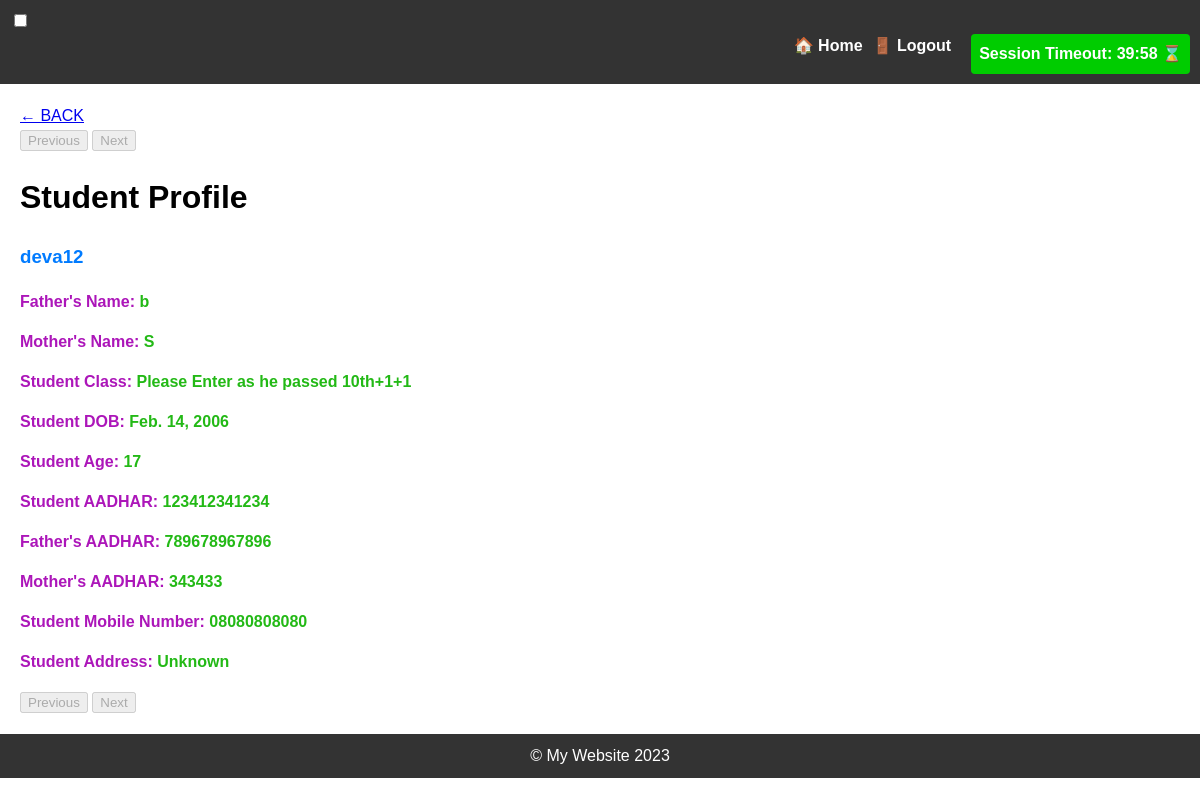
Before: /student/11/next/ with the older database file.
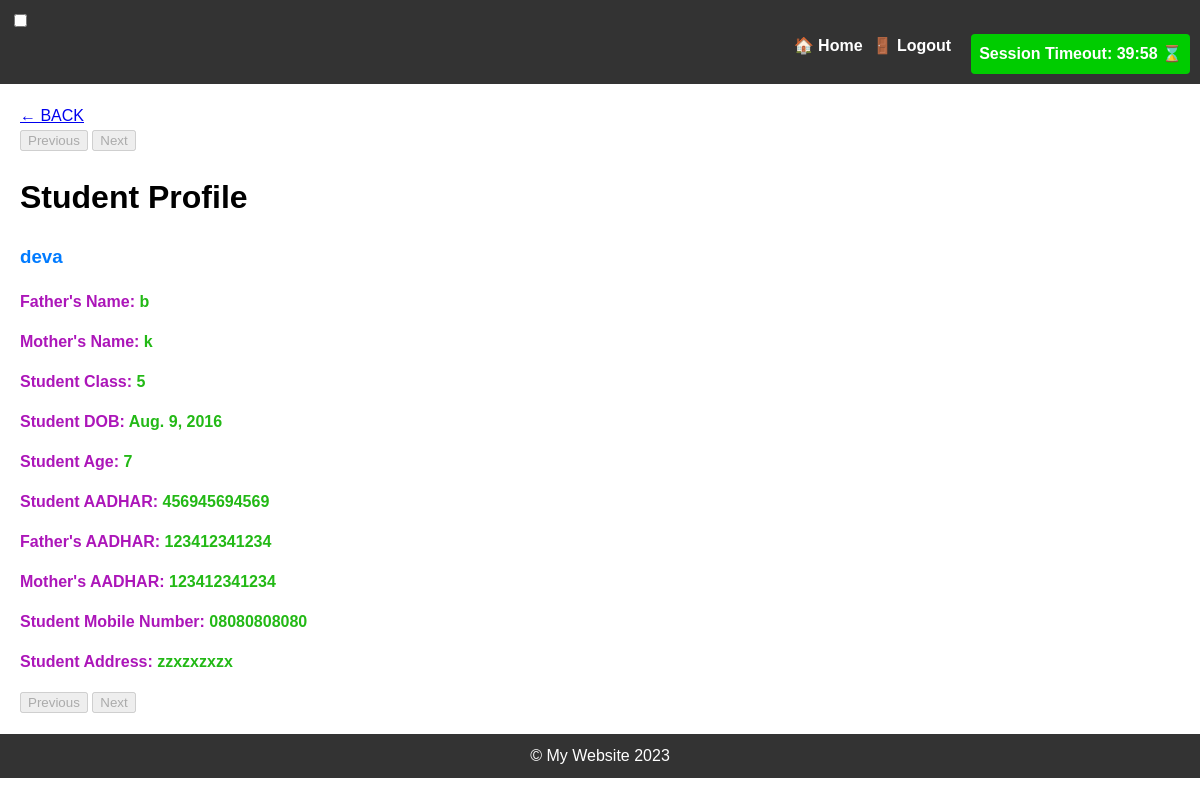
After: the same page with the newer database file.
### studentsdataform/models.py (models this page shows, shortened)
class Student(models.Model):
    student_name = models.CharField(max_length=150)
    father_name = models.CharField(max_length=150)
    mother_name = models.CharField(max_length=150)
    student_class = models.CharField(max_length=150)
    school_name = models.CharField(max_length=150)
    student_aadhar = models.CharField(max_length=150)
    father_aadhar = models.CharField(max_length=150)
    mother_aadhar = models.CharField(max_length=150)
    mobile_number = models.CharField(max_length=150)
    dob = models.DateField(null=True, blank=True)
    age = models.IntegerField(null=True, blank=True,help_text="Do not Enter Age Field as its caluculated automatically")
    address=models.CharField(max_length=500, default='Unknown')
    remarks = models.CharField(max_length=500, blank=True, null=True, help_text="Add remarks about the student")
    image = models.ImageField(
         upload_to=student_image_path,
        blank=True,
        null=True,
        default='no_image.jpg',
        validators=[
            validate_image_extension,
            validate_image_size
        ]
    )

### studentsdataform/views.py (the view)
# urls.py: path('student/<int:student_id>/next/', views.next_student_profile, name='next_student_profile'),
def next_student_profile(request, student_id):
    next_student = Student.objects.filter(id__gt=student_id).order_by('id').first()
    if next_student:
        return render(request, 'student_profile.html', {'student': next_student})
    else:
        return HttpResponse("No next student available")

### studentsdataform/templatetags/custom_filters.py (called while the page is built)
@register.filter(name='calculate_age')
def calculate_age(dob):
    today = date.today()
    age = today.year - dob.year - ((today.month, today.day) < (dob.month, dob.day))
    return age

### templates/student_profile.html (shortened to what this page needs)
{% extends 'base.html' %}
{% load custom_filters %}
{% block content %}
<div class="page-center">
  <a href="{% url 'studentsdataform:student_list' %}" class="back-link">&#x2190; BACK </a>
  <div class="navigation-buttons">
    {% if prev_student %}
      <a href="{% url 'studentsdataform:student_profile' prev_student.id %}">
        <button class="nav-button">Previous</button>
      </a>
    {% else %}
      <button class="nav-button" disabled>Previous</button>
    {% endif %}
    {% if next_student %}
      <a href="{% url 'studentsdataform:student_profile' next_student.id %}">
        <button class="nav-button">Next</button>
      </a>
    {% else %}
      <button class="nav-button" disabled>Next</button>
    {% endif %}
  </div>
  <div class="profile-details">
    <h1 class="profile-title">Student Profile</h1>
    <h3 class="profile-name" style="font-weight: bold; color: #007BFF;">{{ student.student_name }}</h3>
    <div class="info-section">
      <p style="font-weight: bold; color: #ac16b9;"> Father's Name: <span style="font-weight: bold; color: #23B916;">{{ student.father_name }}</span></p>
      <p style="font-weight: bold; color: #ac16b9;"> Mother's Name:<span style="font-weight: bold; color: #23B916;">  {{ student.mother_name }}</span> </p>
      <p style="font-weight: bold; color: #ac16b9;"> Student Class: <span style="font-weight: bold; color: #23B916;"> {{ student.student_class }}</span> </p>
      <p style="font-weight: bold; color: #ac16b9;">Student DOB:<span style="font-weight: bold; color: #23B916;">  {{ student.dob }}</span> </p>
      <p style="font-weight: bold; color: #ac16b9;">Student Age: <span style="font-weight: bold; color: #23B916;"> {{ student.dob|calculate_age }}</span></p>
      <p style="font-weight: bold; color: #ac16b9;">Student AADHAR:<span style="font-weight: bold; color: #23B916;"> {{ student.student_aadhar }}</span> </p>
      <p style="font-weight: bold; color: #ac16b9;">Father's AADHAR: <span style="font-weight: bold; color: #23B916;"> {{ student.father_aadhar }}</span> </p>
      <p style="font-weight: bold; color: #ac16b9;">Mother's AADHAR:<span style="font-weight: bold; color: #23B916;"> {{ student.mother_aadhar }}</span> </p>
      <p style="font-weight: bold; color: #ac16b9;">Student Mobile Number:<span style="font-weight: bold; color: #23B916;"> {{ student.mobile_number }}</span> </p>
      <p style="font-weight: bold; color: #ac16b9;">Student Address:<span style="font-weight: bold; color: #23B916;">  {{ student.address }}</span> </p>
    </div>
  </div>
  <div class="navigation-buttons">
    {% if prev_student %}
      <a href="{% url 'studentsdataform:student_profile' prev_student.id %}">
        <button class="nav-button">Previous</button>
      </a>
    {% else %}
      <button class="nav-button" disabled>Previous</button>
    {% endif %}
    {% if next_student %}
      <a href="{% url 'studentsdataform:student_profile' next_student.id %}">
        <button class="nav-button">Next</button>
      </a>
    {% else %}
      <button class="nav-button" disabled>Next</button>
    {% endif %}
  </div>
</div>
{% endblock %}

### templates/base.html (shortened to what this page needs)
<!DOCTYPE html>
<html lang="en">
<head>
</head>
<body>
<header>
    <nav>
        <input type="checkbox" id="menu-toggle">
        <ul class="menu">
            <li><a href="{% url 'studentsdataform:home' %}">&#127968; Home</a></li>
                <li><a href="{% url 'studentsdataform:logout' %}">&#128682; Logout</a></li>
            <li><a <div id="remaining-time-container">
                Session Timeout: <span id="remaining-time">40:00</span>
            </div>&#8987;</a></li>
          </ul>
        </nav>
    </header>
    <main>
        {% block content %}{% endblock %}
    </main>
    <footer>
        &copy; My Website 2023
    </footer>
    </body>
    </html>

### templates/base.html (style rules this page uses)
body { font-family: Arial, Helvetica, sans-serif; font-size: 16px; line-height: 1.5; margin: 0; padding: 0; }
header { background-color: #333; padding: 10px; position: sticky; top: 0; z-index: 999; }
.menu { list-style-type: none; margin: 0; padding: 0; display: flex; justify-content: flex-end; }
.menu li { margin-left: 10px; }
.menu a { color: white; text-decoration: none; font-weight: bold; }
main { padding: 20px; }
footer { background-color: #333; color: white; padding: 10px; text-align: center; }
#remaining-time-container { animation: countdown linear infinite 120s; background: linear-gradient(to right, #00cc00 0%, #00cc00 100%); display: inline-block; padding: 8px; border-radius: 4px; color: white; margin-left: 10px; }

Changed rows visible on the page:
removed Student: student_name "deva12", father_name "b", mother_name "S", student_class "Please Enter as he passed 10th+1+1", dob "Feb. 14, 2006", dob|calculate_age "17", student_aadhar "123412341234", father_aadhar "789678967896", mother_aadhar "343433", mobile_number "08080808080", address "Unknown"
added Student: student_name "deva", father_name "b", mother_name "k", student_class "5", dob "Aug. 9, 2016", dob|calculate_age "7", student_aadhar "456945694569", father_aadhar "123412341234", mother_aadhar "123412341234", mobile_number "08080808080", address "zzxzxzxzx"
